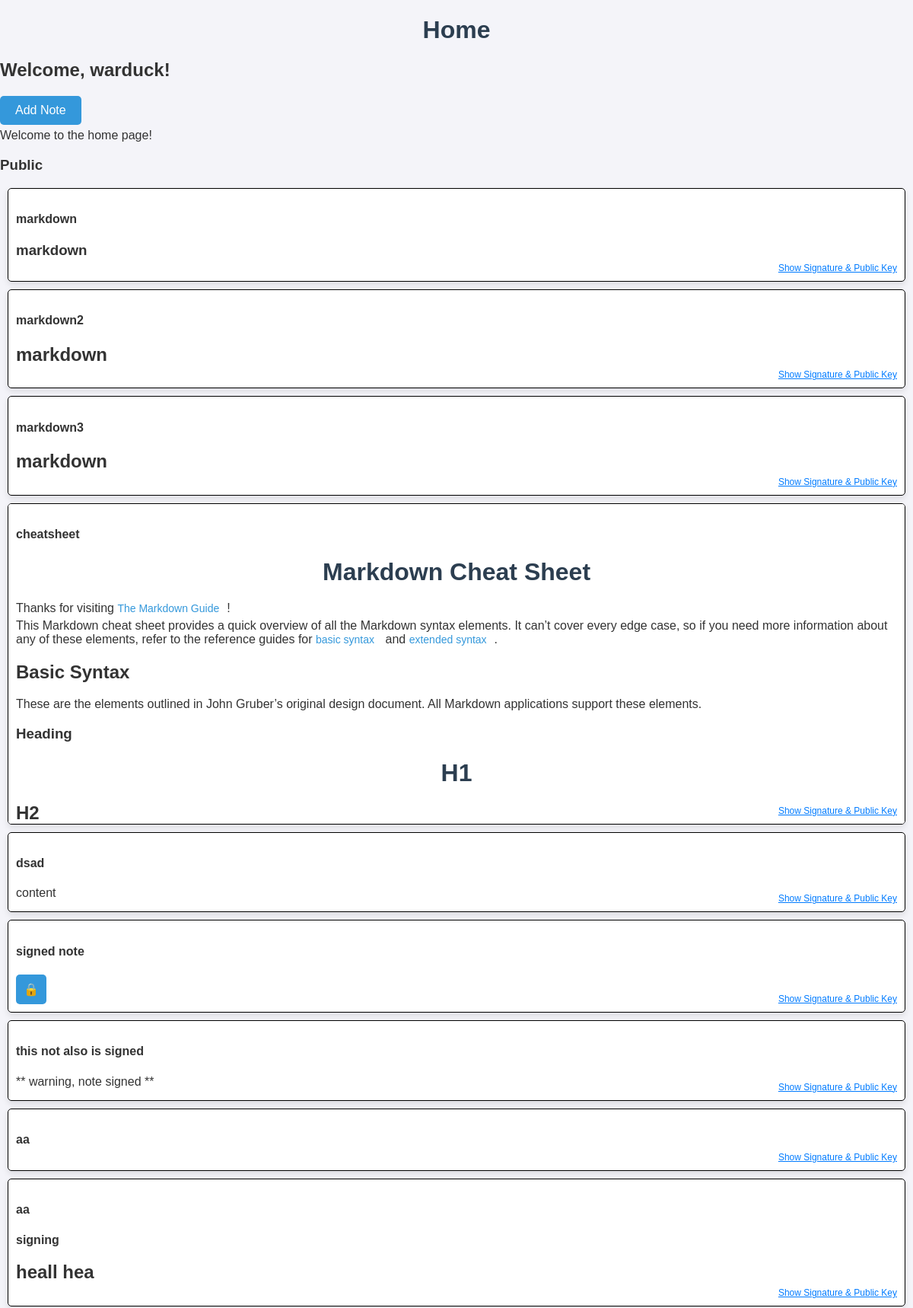
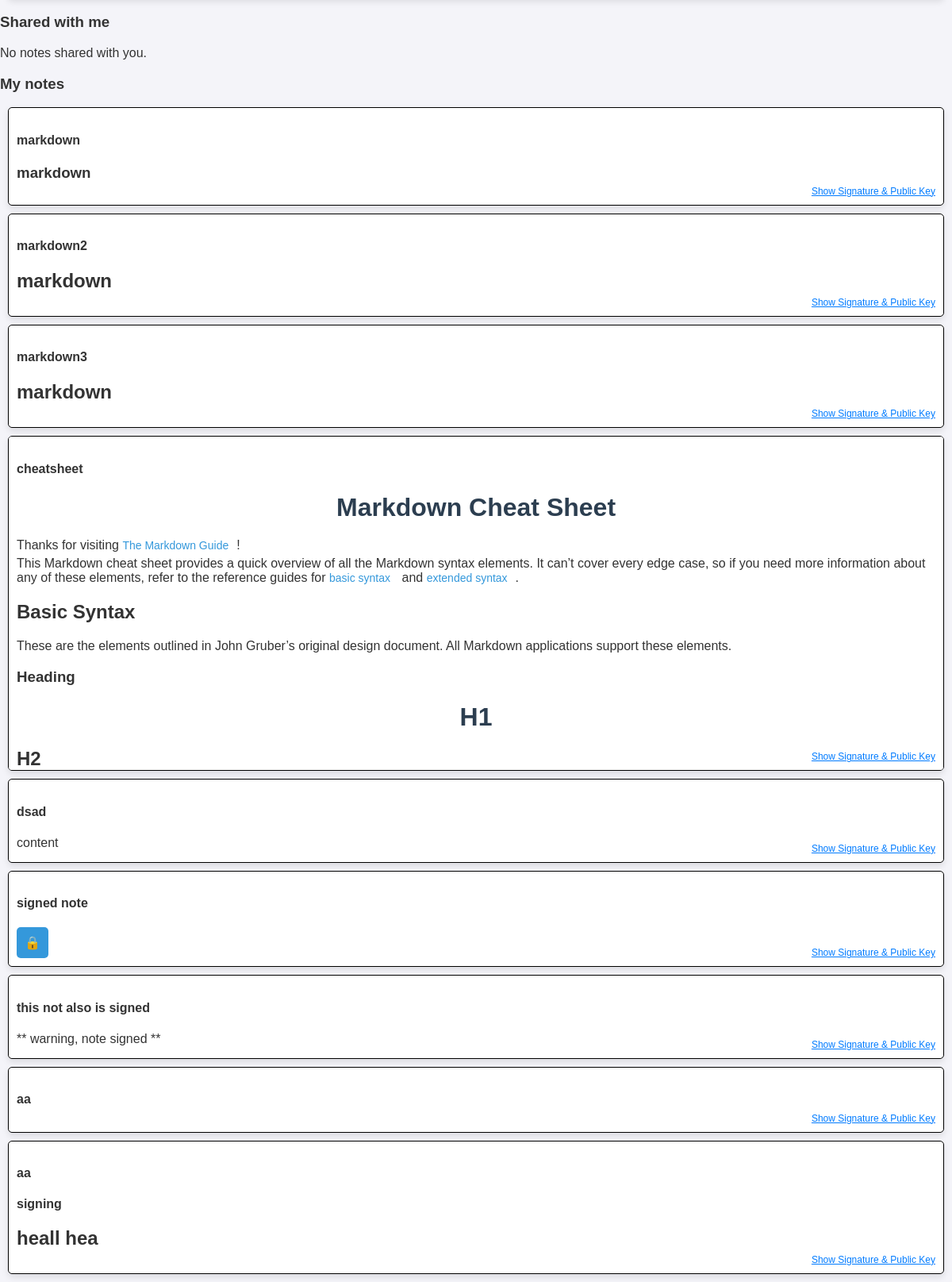
/home/ (signed in), run on the app's committed database (2 pictures, top to bottom).
### accounts/models.py (models this page shows, shortened)
class CustomUser(AbstractUser):
    email = models.EmailField(unique=False, default='a@a.com', blank=True)
    private_key = EncryptedCharField(max_length=3000, default=initialize_private_key)
    def get_public_key(self):
        return RSA.import_key(self.private_key).publickey().export_key('PEM')

### app/models.py (models this page shows, shortened)
class Note(models.Model):
    title = models.CharField(max_length=100, blank=False, default='Untitled')
    content = models.TextField()
    user = models.ForeignKey(CustomUser, on_delete=models.CASCADE)
    created_at = models.DateTimeField(auto_now_add=True)
    is_public = models.BooleanField(default=False)
    shared_with = models.ManyToManyField(CustomUser, related_name='shared_with', blank=True)
    is_encrypted = models.BooleanField(default=False)
    password = models.CharField(max_length=512, blank=True, null=True)
    signature = models.CharField(max_length=256, default='')

### app/views.py (the view)
# urls.py: path('home/', HomeView.as_view(), name='home'),
@method_decorator(otp_required, name='dispatch')
class HomeView(View):
    template_name = 'app/home.html'
    def get(self, request):
        public_notes = Note.objects.filter(is_public=True)
        shared_notes = Note.objects.filter(shared_with=request.user)
        user_notes = Note.objects.filter(user=request.user)
        context = {
            'public_notes': public_notes,
            'shared_notes': shared_notes,
            'user_notes': user_notes
        }
        return render(request, self.template_name, context)

### app/templates/app/home.html (shortened to what this page needs)
{% load static %}
<!DOCTYPE html>
<html>
<head>
        <link rel="stylesheet" type="text/css" href="{% static 'app/style.css' %}">
</head>
<body>
    <div>
        <h1>Home</h1>
        <h2>Welcome, {{ user.username }}!</h2>
        <a href="{% url 'app:add-note' %}" class="button">Add Note</a>
        <p>Welcome to the home page!</p>
        <div>
            <h3>Public</h3>
            {% for note in public_notes %}
                {% include 'app/note_snippet.html' with note=note %}
            {% empty %}
                <p>No public notes found.</p>
            {% endfor %}
        </div>
        <div>
            <h3>Shared with me</h3>
            {% for note in shared_notes %}
                {% include 'app/note_snippet.html' with note=note %}
            {% empty %}
                <p>No notes shared with you.</p>
            {% endfor %}
        </div>
        <div>
            <h3>My notes</h3>
            {% for note in user_notes %}
                {% include 'app/note_snippet.html' with note=note %}
            {% empty %}
                <p>No notes of your own.</p>
            {% endfor %}
        </div>
    </div>
</body>
</html>

### app/templates/app/note_snippet.html (shortened to what this page needs)
<div class="note">
    <h4>{{ note.title }}</h4>
    <div class="note-signature">
        <div>
            <button class="toggle-key-button" data-key-id="{{ note.id }}">
                Show Signature & Public Key
            </button>
        </div>
    </div>
    {% if note.is_encrypted %}
        <button class="decrypt-button" data-note-id="{{ note.id }}">
            🔒
        </button>
    {% else %}
        <p>{{ note.content | safe }}</p>
    {% endif %}
</div>

### app/static/app/style.css (style rules this page uses)
body { font-family: Arial, sans-serif; background-color: #f4f4f9; color: #333; margin: 0; padding: 0; display: flex; justify-content: center; align-items: center; }
h1 { color: #2c3e50; text-align: center; margin-bottom: 20px; }
p { margin: 5px 0; }
button { background-color: #3498db; color: #fff; border: none; padding: 10px 10px; font-size: 16px; border-radius: 5px; cursor: pointer; transition: background-color 0.3s ease; }
a { color: #3498db; text-decoration: none; font-size: 14px; margin-right: 10px; }
a.button { background-color: #3498db; color: #fff; text-decoration: none; padding: 10px 20px; font-size: 16px; border-radius: 5px; text-align: center; display: inline-block; cursor: pointer; transition: background-color 0.3s ease; }
.note { background-color: white; border-radius: 5px; border: 1px solid black; box-shadow: 0 4px 8px rgba(0, 0, 0, 0.1); padding: 10px; margin: 10px; max-height: 400px; overflow-y: auto; position: relative; }
.note-signature { position: absolute; bottom: 10px; right: 10px; font-size: 12px; color: #555; }
.toggle-key-button { background: none; border: none; color: #007BFF; cursor: pointer; text-decoration: underline; padding: 0; font-size: 12px; }

### data on the page
CustomUser: username "warduck"
Note: title "markdown", content "markdown"
Note: title "markdown2", content "markdown"
Note: title "markdown3", content "markdown"
Note: title "cheatsheet", content "Markdown Cheat Sheet Thanks for visiting The Markdown Guide ! This Markdown cheat sheet provides a quick overview of all the Markdown syntax elements. It can’t cover every edge case, so if you need more information about any of these elements, refer to the reference guides for basic syntax and extended syntax . Basic Syntax These are the elements outlined in John Gruber’s original design document. All Markdown applications support these elements. Heading H1 H2"
Note: title "dsad", content "content"
Note: title "signed note"
Note: title "this not also is signed", content "** warning, note signed **"
Note: title "aa"
Note: title "aa", content "signing heall hea"
